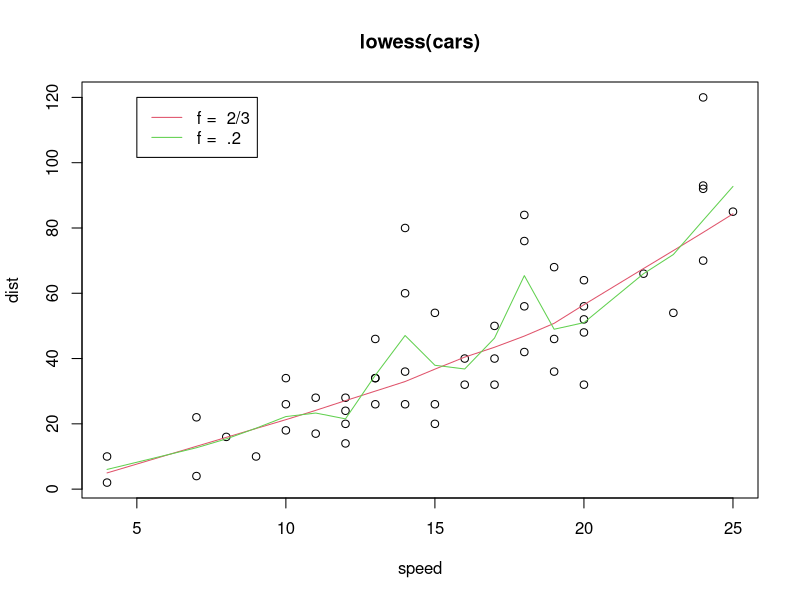
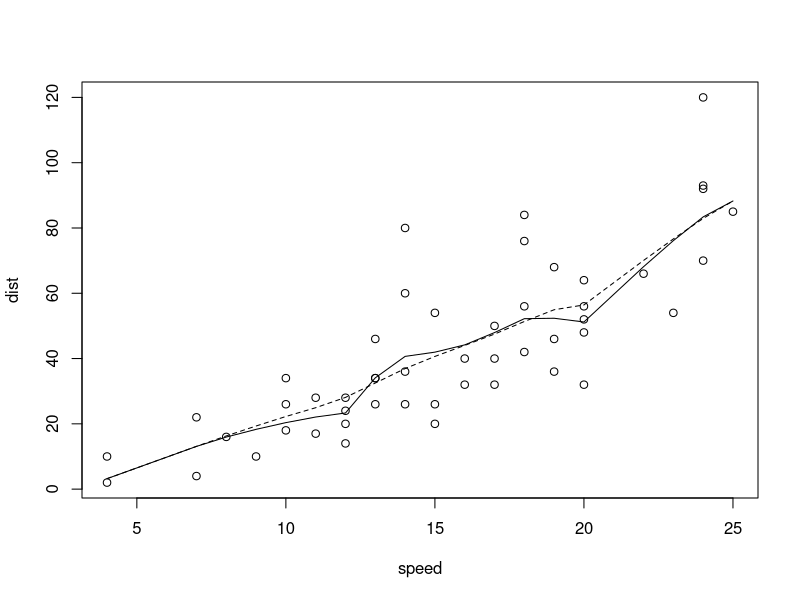

R code for these plots, in order:
#---------------------loess1-------------------------------
data(cars)
cars.lo <- loess(dist ~ speed, cars)
predict(cars.lo, data.frame(speed = seq(5, 30, 1)), se = TRUE)
# to allow extrapolation
cars.lo2 <- loess(dist ~ speed, cars, control = loess.control(surface = "direct"))
predict(cars.lo2, data.frame(speed = seq(5, 30, 1)), se = TRUE)

#---------------------loess2-------------------------------
require(graphics)

plot(cars, main = "lowess(cars)")
lines(lowess(cars), col = 2)
lines(lowess(cars, f = .2), col = 3)
legend(5, 120, c(paste("f = ", c("2/3", ".2"))), lty = 1, col = 2:3)

#---------------------loess3-------------------------------
require(graphics)

with(cars, {
  plot(speed, dist)
  lines(supsmu(speed, dist))
  lines(supsmu(speed, dist, bass = 7), lty = 2)
})


